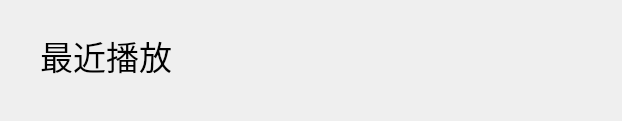
<?xml version="1.0" encoding="UTF-8"?>
<ui version="4.0">
 <class>siago</class>
 <widget class="QWidget" name="siago">
  <property name="geometry">
   <rect>
    <x>0</x>
    <y>0</y>
    <width>622</width>
    <height>121</height>
   </rect>
  </property>
  <property name="windowTitle">
   <string>Form</string>
  </property>
  <widget class="QLabel" name="label">
   <property name="geometry">
    <rect>
     <x>40</x>
     <y>30</y>
     <width>141</width>
     <height>51</height>
    </rect>
   </property>
   <property name="font">
    <font>
     <pointsize>25</pointsize>
    </font>
   </property>
   <property name="text">
    <string>最近播放</string>
   </property>
  </widget>
 </widget>
 <resources/>
 <connections/>
</ui>
